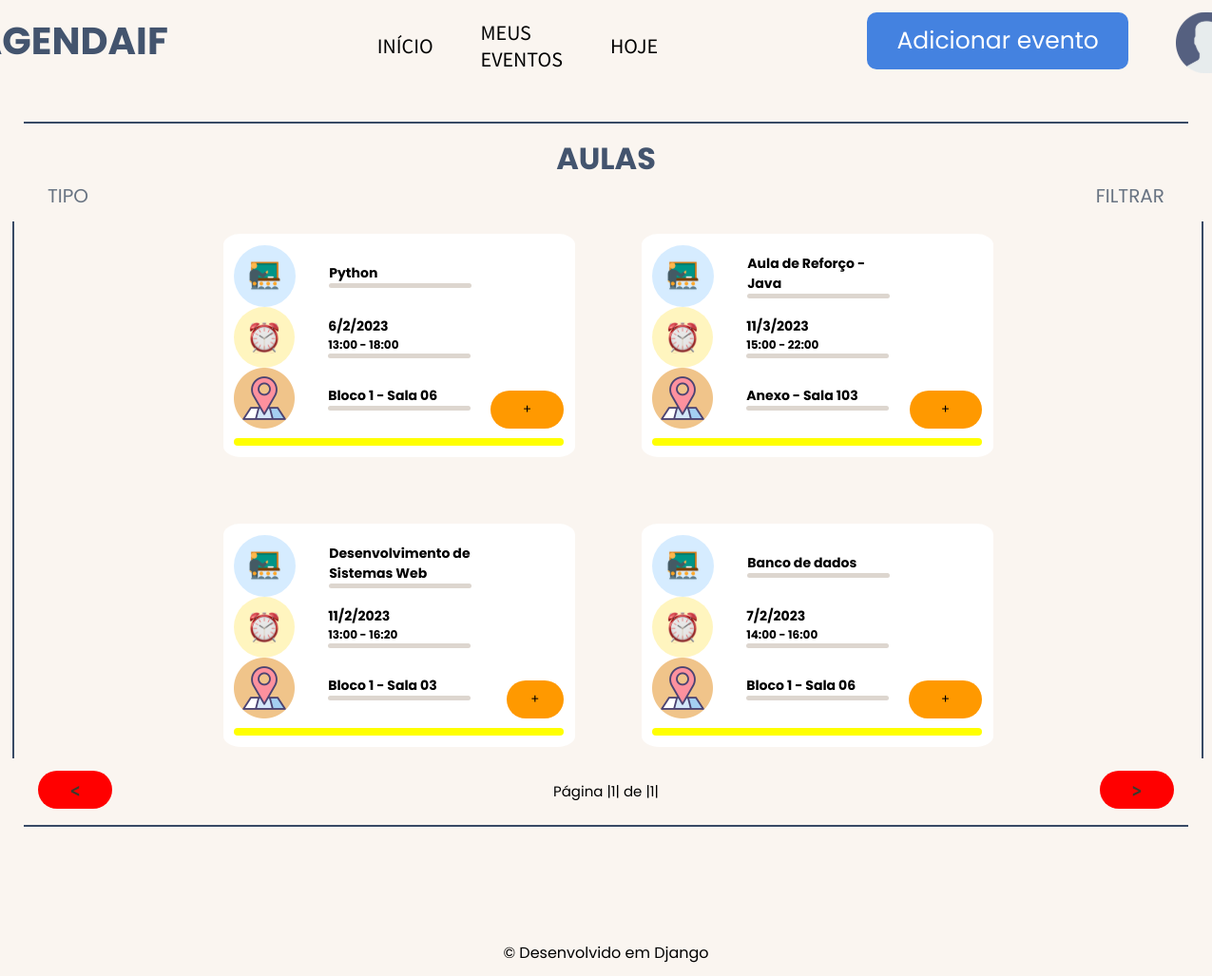
The app's page /eventos/classrooms/ (signed in) with its own data.
### events/models.py (models this page shows, shortened)
class Eventos(models.Model):
    name = models.CharField(max_length=80, verbose_name= 'Disciplina ou Tema:')
    registrationDate = models.DateField(default= date.today, verbose_name= 'Data')
    timeStart = models.TimeField( verbose_name= 'Hora inicial')
    timeEnd = models.TimeField(verbose_name= 'Hora final')
    meals = models.DecimalField(max_digits=3, decimal_places= 0, verbose_name= 'Refeições')
    tipo = models.CharField(max_length=12)
    local = models.ForeignKey(Salas, on_delete= models.DO_NOTHING, verbose_name= 'Local')
    user = models.ForeignKey(User, on_delete=models.DO_NOTHING)
    class Meta:
        verbose_name = 'Evento'

class Salas(models.Model):
    name = models.CharField(max_length=30)
    tam = models.DecimalField(max_digits=3, decimal_places=0)
    def __str__(self) -> str:
        return self.name
    class Meta:
        verbose_name = 'Sala'

### events/views.py (the view)
# urls.py: path('classrooms/', views.classrooms, name = 'classrooms'),
def classrooms(request):
    if request.session.get('user'):
        user = User.objects.get(id = request.session['user'])
        dateToday = date.today()
        events = Eventos.objects.filter(tipo = 'Aula')
        paginator = Paginator(events, 8)
        page_num =  request.GET.get('page')
        page = paginator.get_page(page_num)
        return render(request, 'allEventsClassrooms.html',
                                    {'Eventos': events, 'today': dateToday, 'user': user, 'page': page})
    else:
        return redirect('/usuario/login/?status=2')

### users/models.py (called while the page is built)
    def __str__(self) -> str:
        return self.name

### events/templates/allEventsClassrooms.html (shortened to what this page needs)
{% extends 'base.html' %} {% load static %} {% block 'content' %}
<div class="header">
  <h1>AULAS</h1>
  <div class="filters">
    <div class="dropdownFilterStart">
      <ul class="dropdown">
        <li>TIPO</li>
      </ul>
    </div>
    <div class="dropdownFilter">
      <ul class="dropdown">
        <li>FILTRAR</li>
      </ul>
    </div>
  </div>
</div>
<div class="word">
  <div class="line3"></div>
  <section>
    {% for evento in page.object_list %}
    <div class="block">
      <div class="block2">
        <div class="square">
          <aside>
            {% if evento.tipo == 'Aula' %}
            <img src="{% static 'img/classroom.svg' %}" />
            {% endif %}
            <div class="info">
              <h1>{{evento.name}}</h1>
              <div class="line2"></div>
            </div>
          </aside>
          <aside>
            <img src="{% static 'img/time.svg' %}" />
            <div class="info">
              <h1>
                {{evento.registrationDate.day}}/{{evento.registrationDate.month}}/{{evento.registrationDate.year}}
              </h1>
              <h4>{{evento.timeStart}} - {{evento.timeEnd}}</h4>
              <div class="line2"></div>
            </div>
          </aside>
          <aside>
            <img src="{% static 'img/local.svg' %}" />
            <div class="info">
              <h1>{{evento.local}}</h1>
              <div class="line2"></div>
            </div>
          </aside>
        </div>
        <button class="openmodal" id="dialog{{evento.id}}">+</button>
      </div>
       {% if today != evento.registrationDate %}
      <aside>
        <div class="line2-1" style="background-color: yellow"></div>
      </aside>
      {% endif %}
    </div>
    {% endfor %}
  </section>
  <div class="line3"></div>
  {% endblock %}

### static/css/base.css (style rules this page uses)
* { margin: 0; padding: 0; box-sizing: border-box; font-family: 'Poppins', sans-serif; }
.line2 { width: 150px; padding: 2.5px; border-radius: 12px; background-color: #DDD6CF; }
.line2-1 { width: 350px; padding: 4px; border-radius: 12px; margin-top: 5px; background-color: #15ff00; }
.line3 { height: 100%; padding: 1px; background-color: #384A65; }
body { display: flex; flex-direction: column; height: 100vh; background-color: #FAF5F0; }
main div.header h1 { display: flex; justify-content: center; color: #43546E; }
main div.header div.filters { display: flex; align-items: center; justify-content: space-between; }
main div.header div.filters div.dropdownFilter { display: flex; padding: 0 50px; color: #687382; font-size: 20px; }
main div.header div.filters div.dropdownFilter ul.dropdown { display: flex; flex-direction: column; align-items: center; justify-content: center; position: relative; list-style: none; }
main div.header div.filters div.dropdownFilter ul li { cursor: pointer; }
main div.header div.filters div.dropdownFilterStart { display: flex; padding-left: 50px; color: #687382; font-size: 20px; }
main div.header div.filters div.dropdownFilterStart ul.dropdown { display: flex; flex-direction: column; align-items: center; justify-content: center; position: relative; list-style: none; }
main div.header div.filters div.dropdownFilterStart ul li { cursor: pointer; }
main div.word { display: flex; padding: 1% 1%; height: 90%; }
main section { flex: 1 0 auto; height: auto; width: 100%; display: flex; flex-wrap: wrap; justify-content: center; align-items: center; gap: 70px; padding: 1% 3%; }
main section div.block { display: flex; flex-direction: column; justify-content: center; width: 370px; height: 235px; gap: 2%; padding: 0 1%; background-color: white; border-radius: 5%; }
main section div.block aside { font-size: 12px; display: flex; gap: 35px; align-items: center; }
main section div.block aside div.info { display: flex; flex-direction: column; }
main section div.block div.block2 { display: flex; align-items:flex-end; justify-content: center; gap: 20px; }
main section div.block div.block2 button { display: flex; align-items: center; justify-content: center; background-color: #FF9900; border: none; border-radius: 20px; color: black; height: 40px; width: 80px; cursor: pointer; }

### records on screen
Eventos: name "Python", registrationDate.day "6", registrationDate.month "2", registrationDate.year "2023", timeStart "13:00", timeEnd "18:00", local "Bloco 1 - Sala 06"
Eventos: name "Aula de Reforço - Java", registrationDate.day "11", registrationDate.month "3", registrationDate.year "2023", timeStart "15:00", timeEnd "22:00", local "Anexo - Sala 103"
Eventos: name "Desenvolvimento de Sistemas Web", registrationDate.day "11", registrationDate.month "2", registrationDate.year "2023", timeStart "13:00", timeEnd "16:20", local "Bloco 1 - Sala 03"
Eventos: name "Banco de dados", registrationDate.day "7", registrationDate.month "2", registrationDate.year "2023", timeStart "14:00", timeEnd "16:00", local "Bloco 1 - Sala 06"

### other values on screen
{{ page.number }} "1"
{{ page.paginator.num_pages }} "1"
